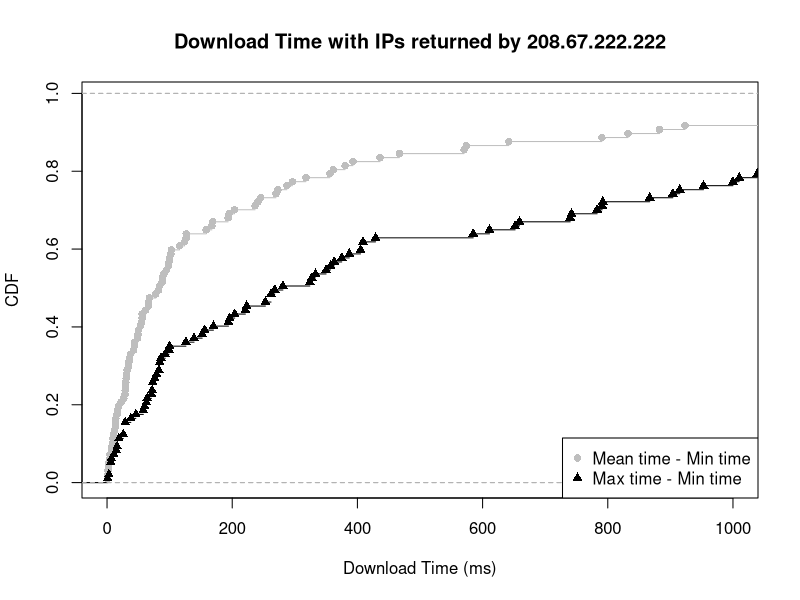

R code for this plot:
mean_min <- c(22.285714, 42.666667, 317.833333, 167.583333, 95.166667, 43.476190, 16.000000, 7.500000, 115.916667, 49.083333, 102.000000, 203.666667, 83.800000, 56.078947, 67.500000, 100.166667, 12.166667, 1649.333333, 4.333333, 168.916667, 13.500000, 570.500000, 88.166667, 573.900000, 380.357143, 99.000000, 34.888889, 4.833333, 29.333333, 34.500000, 126.500000, 236.500000, 158.333333, 361.500000, 1235.166667, 467.166667, 1552.000000, 195.000000, 50.083333, 49.500000, 32.083333, 296.333333, 436.250000, 43.833333, 269.916667, 26.777778, 17.000000, 245.583333, 1.500000, 3732.493125, 30.000000, 1751.500000, 30.666667, 1067.100000, 241.150000, 790.583333, 10.500000, 1250.625000, 126.423077, 98.000000, 28.833333, 66.083333, 124.048387, 77.866667, 29.000000, 56.095238, 0.375000, 2.833333, 273.018333, 53.083333, 55.466667, 882.915833, 61.833333, 641.907407, 66.057143, 193.500000, 90.777778, 102.718750, 356.083333, 393.000000, 37.333333, 9.666667, 36.166667, 18.625000, 30.833333, 9.500000, 1213.666667, 14.000000, 2.166667, 287.333333, 1.666667, 8.000000, 82.458333, 88.125000, 13.666667, 832.428571, 923.500000)

max_min <- c(76.00, 221.00, 792.00, 652.00, 409.00, 350.00, 29.00, 15.00, 659.00, 152.00, 268.00, 429.00, 223.00, 281.00, 324.00, 126.00, 29.00, 5051.00, 7.00, 953.00, 63.00, 7440.00, 363.00, 2834.00, 1000.00, 327.00, 100.00, 11.00, 73.00, 79.00, 253.00, 585.00, 333.00, 867.00, 3752.00, 904.00, 5656.00, 1696.00, 93.00, 99.00, 73.00, 1609.00, 1010.00, 156.00, 1703.00, 84.00, 71.00, 611.00, 3.00, 4628.99, 60.00, 3900.00, 139.00, 4576.00, 740.00, 2390.00, 46.00, 2532.00, 1104.00, 196.00, 64.00, 86.00, 915.00, 409.00, 58.00, 83.00, 1.00, 6.00, 9999.99, 262.00, 357.00, 9913.99, 262.00, 2240.00, 791.00, 387.00, 204.00, 194.00, 783.00, 742.00, 375.00, 19.00, 84.00, 38.00, 72.00, 19.00, 3513.00, 29.00, 6.00, 1039.00, 6.00, 16.00, 405.00, 170.00, 26.00, 2246.00, 2247.00)

mean_min_val = ecdf(mean_min)
max_min_val = ecdf(max_min)

plot(mean_min_val, lty=1, col="grey", pch = 16, xlab="Download Time (ms)", ylab="CDF", main="Download Time with IPs returned by 208.67.222.222", xlim=c(0, 1000))
lines(max_min_val, pch = 17)

legend("bottomright",  pch = c(16, 17), legend=c("Mean time - Min time", "Max time - Min time"), col=c("grey", "black"))
